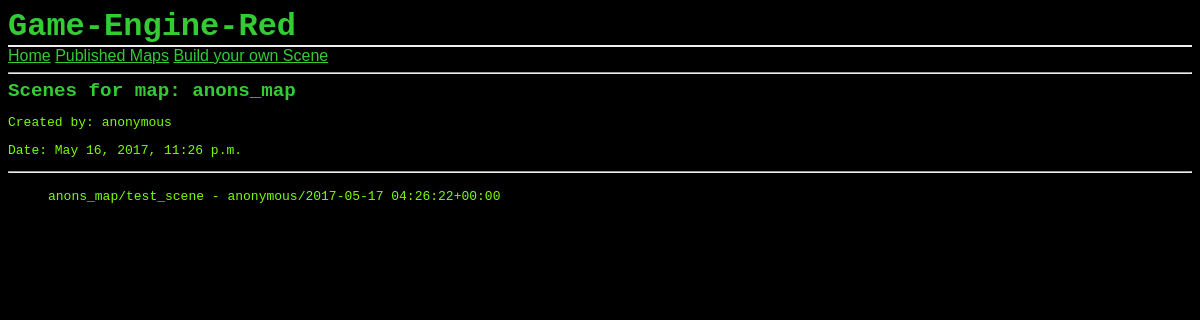
/scenebuilder/4/scenes/, run on the app's committed database.
### scenebuilder/models.py (models this page shows, shortened)
class Map(models.Model):
    map_name = models.CharField(max_length=32)
    map_date = models.DateTimeField('published on')
    map_author = models.CharField(max_length=32)
    map_path = models.CharField(max_length=32)

class Scene(models.Model):
    parent_map = models.ForeignKey(Map, on_delete=models.CASCADE)
    scene_name = models.CharField(max_length=32)
    scene_background = models.CharField(max_length=32)
    def __str__(self):
        return f'{self.parent_map.map_name}/{self.scene_name} - {self.parent_map.map_author}/{self.parent_map.map_date}'

### scenebuilder/views.py (the view)
# urls.py: url(r'^(?P<pk>[0-9]+)/scenes/$', views.TemplateView.as_view(), name='templates'),
class TemplateView(generic.DetailView):
    model = Map
    template_name = 'scenebuilder/templates.html'
    def get_queryset(self):
        return Map.objects.filter(map_date__lte=timezone.now())

### scenebuilder/templates/scenebuilder/templates.html (shortened to what this page needs)
{% extends "scenebuilder/base.html" %}
{% block content %}
<h2>Scenes for map: {{ map.map_name }}</h2>
<p>Created by: {{ map.map_author }}</p>
<p>Date: {{ map.map_date }}</p>
<hr>
<ul>
    {% for scene in map.scene_set.all %}
    <p>{{ scene }}</p>
    {% endfor %}
</ul>
{% endblock %}

### scenebuilder/static/style.css (style rules this page uses)
a, h1, h2, h3 { color: #33cc33; }
h1, h2, h3 { font-family: monospace, serif; margin: 0; }
h2 { font-size: 1.2em; }
p, hr, q { font-family: monospace; color:#7cfc00; }

### data on the page
Map: map_name "anons_map", map_author "anonymous", map_date "May 16, 2017, 11:26 p.m."
Scene: parent_map+scene_name "anons_map/test_scene - anonymous/2017-05-17 04:26:22+00:00"
